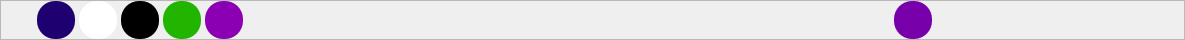
        <widget class="QFrame" name="frame_superior">
         <property name="minimumSize">
          <size>
           <width>0</width>
           <height>40</height>
          </size>
         </property>
         <property name="maximumSize">
          <size>
           <width>16777215</width>
           <height>40</height>
          </size>
         </property>
         <property name="styleSheet">
          <string notr="true">QPushButton{
border-radius:18px;
}

QPushButton:hover{
	background-color: rgb(0, 0, 0);
}
</string>
         </property>
         <property name="frameShape">
          <enum>QFrame::StyledPanel</enum>
         </property>
         <property name="frameShadow">
          <enum>QFrame::Raised</enum>
         </property>
         <layout class="QHBoxLayout" name="horizontalLayout_3">
          <property name="spacing">
           <number>4</number>
          </property>
          <property name="leftMargin">
           <number>0</number>
          </property>
          <property name="topMargin">
           <number>0</number>
          </property>
          <property name="rightMargin">
           <number>0</number>
          </property>
          <property name="bottomMargin">
           <number>0</number>
          </property>
          <item>
           <widget class="QPushButton" name="btn_icon">
            <property name="text">
             <string/>
            </property>
            <property name="iconSize">
             <size>
              <width>40</width>
              <height>40</height>
             </size>
            </property>
           </widget>
          </item>
          <item>
           <widget class="QPushButton" name="btn_theme0">
            <property name="minimumSize">
             <size>
              <width>38</width>
              <height>38</height>
             </size>
            </property>
            <property name="cursor">
             <cursorShape>PointingHandCursor</cursorShape>
            </property>
            <property name="styleSheet">
             <string notr="true">background-color:#1E0070;</string>
            </property>
            <property name="text">
             <string/>
            </property>
           </widget>
          </item>
          <item>
           <widget class="QPushButton" name="btn_theme1">
            <property name="minimumSize">
             <size>
              <width>38</width>
              <height>38</height>
             </size>
            </property>
            <property name="cursor">
             <cursorShape>PointingHandCursor</cursorShape>
            </property>
            <property name="styleSheet">
             <string notr="true">background-color: rgb(255, 255, 255);</string>
            </property>
            <property name="text">
             <string/>
            </property>
           </widget>
          </item>
          <item>
           <widget class="QPushButton" name="btn_theme2">
            <property name="minimumSize">
             <size>
              <width>38</width>
              <height>38</height>
             </size>
            </property>
            <property name="cursor">
             <cursorShape>PointingHandCursor</cursorShape>
            </property>
            <property name="styleSheet">
             <string notr="true">background-color: rgb(0, 0, 0);</string>
            </property>
            <property name="text">
             <string/>
            </property>
           </widget>
          </item>
          <item>
           <widget class="QPushButton" name="btn_theme3">
            <property name="minimumSize">
             <size>
              <width>38</width>
              <height>38</height>
             </size>
            </property>
            <property name="cursor">
             <cursorShape>PointingHandCursor</cursorShape>
            </property>
            <property name="styleSheet">
             <string notr="true">background-color: rgb(33, 181, 0);</string>
            </property>
            <property name="text">
             <string/>
            </property>
           </widget>
          </item>
          <item>
           <widget class="QPushButton" name="btn_theme4">
            <property name="minimumSize">
             <size>
              <width>38</width>
              <height>38</height>
             </size>
            </property>
            <property name="cursor">
             <cursorShape>PointingHandCursor</cursorShape>
            </property>
            <property name="styleSheet">
             <string notr="true">background-color: rgb(140, 0, 179);</string>
            </property>
            <property name="text">
             <string/>
            </property>
           </widget>
          </item>
          <item>
           <widget class="QLabel" name="label_id_session">
            <property name="minimumSize">
             <size>
              <width>200</width>
              <height>1</height>
             </size>
            </property>
            <property name="styleSheet">
             <string notr="true">color: rgb(255, 255, 255);
font: 20pt &quot;MS Shell Dlg 2&quot;;</string>
            </property>
            <property name="text">
             <string/>
            </property>
           </widget>
          </item>
          <item>
           <spacer name="separador">
            <property name="orientation">
             <enum>Qt::Horizontal</enum>
            </property>
            <property name="sizeHint" stdset="0">
             <size>
              <width>443</width>
              <height>20</height>
             </size>
            </property>
           </spacer>
          </item>
          <item>
           <widget class="QPushButton" name="imagelabelprofile">
            <property name="minimumSize">
             <size>
              <width>38</width>
              <height>38</height>
             </size>
            </property>
            <property name="maximumSize">
             <size>
              <width>38</width>
              <height>38</height>
             </size>
            </property>
            <property name="cursor">
             <cursorShape>ArrowCursor</cursorShape>
            </property>
            <property name="styleSheet">
             <string notr="true">QPushButton{
border-radius:18px;
	
	background-color: #7800ab;
}

</string>
            </property>
            <property name="text">
             <string/>
            </property>
            <property name="icon">
             <iconset>
              <normaloff>../../../../../../../.designer/backup/image/x.svg</normaloff>../../../../../../../.designer/backup/image/x.svg</iconset>
            </property>
            <property name="iconSize">
             <size>
              <width>38</width>
              <height>38</height>
             </size>
            </property>
           </widget>
          </item>
          <item>
           <widget class="QPushButton" name="btn_profile">
            <property name="minimumSize">
             <size>
              <width>38</width>
              <height>38</height>
             </size>
            </property>
            <property name="maximumSize">
             <size>
              <width>38</width>
              <height>38</height>
             </size>
            </property>
            <property name="cursor">
             <cursorShape>PointingHandCursor</cursorShape>
            </property>
            <property name="text">
             <string/>
            </property>
           </widget>
          </item>
          <item>
           <widget class="QPushButton" name="bt_exit_session">
            <property name="minimumSize">
             <size>
              <width>38</width>
              <height>38</height>
             </size>
            </property>
            <property name="maximumSize">
             <size>
              <width>38</width>
              <height>38</height>
             </size>
            </property>
            <property name="cursor">
             <cursorShape>PointingHandCursor</cursorShape>
            </property>
            <property name="text">
             <string/>
            </property>
            <property name="icon">
             <iconset>
              <normaloff>../../../../../../../.designer/backup/image/x.svg</normaloff>../../../../../../../.designer/backup/image/x.svg</iconset>
            </property>
            <property name="iconSize">
             <size>
              <width>38</width>
              <height>38</height>
             </size>
            </property>
           </widget>
          </item>
          <item>
           <widget class="QPushButton" name="bt_minimizar">
            <property name="minimumSize">
             <size>
              <width>38</width>
              <height>38</height>
             </size>
            </property>
            <property name="maximumSize">
             <size>
              <width>38</width>
              <height>38</height>
             </size>
            </property>
            <property name="cursor">
             <cursorShape>PointingHandCursor</cursorShape>
            </property>
            <property name="text">
             <string/>
            </property>
            <property name="icon">
             <iconset>
              <normaloff>image/minus.svg</normaloff>image/minus.svg</iconset>
            </property>
            <property name="iconSize">
             <size>
              <width>38</width>
              <height>38</height>
             </size>
            </property>
           </widget>
          </item>
          <item>
           <widget class="QPushButton" name="bt_maximizar">
            <property name="minimumSize">
             <size>
              <width>38</width>
              <height>38</height>
             </size>
            </property>
            <property name="maximumSize">
             <size>
              <width>38</width>
              <height>38</height>
             </size>
            </property>
            <property name="cursor">
             <cursorShape>PointingHandCursor</cursorShape>
            </property>
            <property name="text">
             <string/>
            </property>
            <property name="icon">
             <iconset>
              <normaloff>image/chevron-up.svg</normaloff>image/chevron-up.svg</iconset>
            </property>
            <property name="iconSize">
             <size>
              <width>38</width>
              <height>38</height>
             </size>
            </property>
           </widget>
          </item>
          <item>
           <widget class="QPushButton" name="bt_restaurar">
            <property name="minimumSize">
             <size>
              <width>38</width>
              <height>38</height>
             </size>
            </property>
            <property name="maximumSize">
             <size>
              <width>38</width>
              <height>38</height>
             </size>
            </property>
            <property name="cursor">
             <cursorShape>PointingHandCursor</cursorShape>
            </property>
            <property name="text">
             <string/>
            </property>
            <property name="icon">
             <iconset>
              <normaloff>image/chevron-down.svg</normaloff>image/chevron-down.svg</iconset>
            </property>
            <property name="iconSize">
             <size>
              <width>38</width>
              <height>38</height>
             </size>
            </property>
           </widget>
          </item>
          <item>
           <widget class="QPushButton" name="bt_cerrar">
            <property name="minimumSize">
             <size>
              <width>38</width>
              <height>38</height>
             </size>
            </property>
            <property name="maximumSize">
             <size>
              <width>38</width>
              <height>38</height>
             </size>
            </property>
            <property name="cursor">
             <cursorShape>PointingHandCursor</cursorShape>
            </property>
            <property name="text">
             <string/>
            </property>
            <property name="icon">
             <iconset>
              <normaloff>image/x.svg</normaloff>image/x.svg</iconset>
            </property>
            <property name="iconSize">
             <size>
              <width>38</width>
              <height>38</height>
             </size>
            </property>
           </widget>
          </item>
         </layout>
        </widget>
